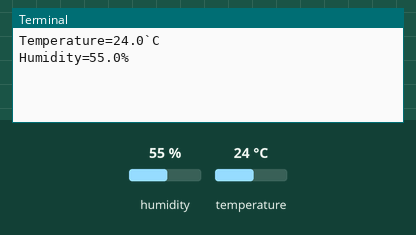
Simulated run of this program. Board: Raspberry Pi (BCM pin numbers). Parts: the last lines printed to the terminal. The inputs (shaded band) are chosen by the test bench; at power-on: humidity 55 %, temperature 24 °C.

Above: at 1.2 s.
1.3 s: humidity set to 22 %
At 2.9 s:
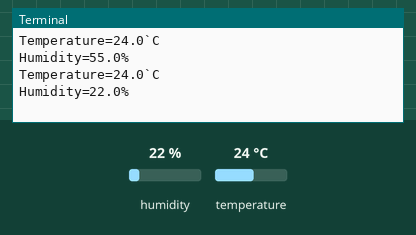
3.4 s: temperature set to 12 °C
At 4.8 s:
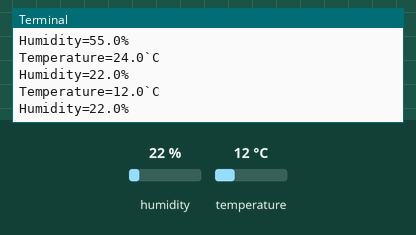
5.5 s: humidity set to 40 %
At 7.9 s:
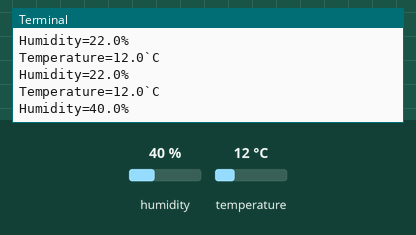
Timing chart, 0 to 9.4 s (numbered marks = the images above; inputs shaded):
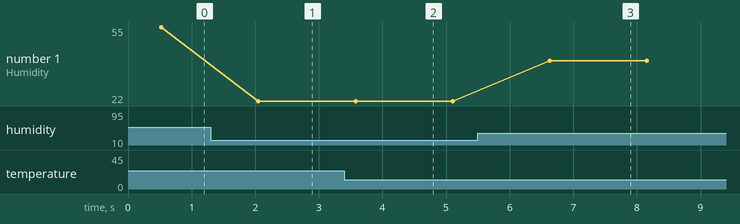

The program:

006_DHT11_TEMP_HUMD.py
```python
import Adafruit_DHT
import RPi.GPIO as GPIO
import time

sensor = Adafruit_DHT.DHT11
pin_dht = 18

while True:
    h, t = Adafruit_DHT.read_retry(sensor, pin_dht)
    if h is not None and t is not None:
        print('Temperature={0:0.1f}`C\nHumidity={1:0.1f}%'.format(t, h))
    else:
        print('READ ERROR')

    time.sleep(1)
```

Measured:
- after the input at 1.3 s, the terminal: prints a new line after 0.75 s (image 1)
- after the input at 3.4 s, the terminal: prints a new line after 0.18 s (image 2)
- after the input at 5.5 s, the terminal: prints a new line after 1.1 s (image 3)
- plotted number 1: 55 → 22 after the input at 1.3 s, 22 → 40 after the input at 5.5 s
